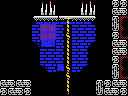

A level layout from a 2D game, rendered from its tile map. Below: a short description, then the map file with its tile-grid data intact:
An orthogonal 16x12 tile map with 8x8 px tiles, 1 tile layer (Tile Layer 1) and 8 objects (2x item, 2x breakable-right, 2x door-right, big-item, 4x4-item).

<map version="1.0" orientation="orthogonal" renderorder="right-down" width="16" height="12" tilewidth="8" tileheight="8" nextobjectid="9">
 <properties>
  <property name="down" value="hole" />
  <property name="left" value="hole" />
  <property name="up" value="hole" />
 </properties>
 <tileset firstgid="1" name="tiles" tilewidth="8" tileheight="8" tilecount="256" columns="16">
  <image source="tiles.png" width="128" height="128" />
 </tileset>
 <layer name="Tile Layer 1" width="16" height="12">
  <data encoding="csv">
1,1,1,1,1,253,131,1,1,1,253,131,1,1,165,165,
1,1,1,1,1,133,134,1,1,1,133,134,1,1,103,104,
1,1,1,1,140,255,255,138,136,255,255,139,1,1,105,126,
1,1,1,1,217,234,235,217,135,217,217,217,1,1,106,247,
1,1,1,1,233,218,219,233,132,233,233,233,1,1,165,128,
1,1,1,1,154,151,152,201,135,201,201,153,1,1,103,104,
1,1,1,1,1,217,217,217,135,217,217,1,1,1,103,104,
1,1,1,1,1,233,233,233,135,233,233,1,1,1,165,126,
1,1,1,1,1,154,201,151,132,201,153,1,1,1,105,247,
1,1,1,1,1,1,1,1,132,1,1,1,1,1,106,128,
103,104,103,104,1,1,1,1,135,1,1,1,105,165,103,104,
165,103,104,165,1,1,1,1,256,1,1,1,106,103,104,165
</data>
 </layer>
 <objectgroup name="objects">
  <object id="1" type="item" x="96" y="64" width="16" height="16" />
  <object id="2" type="item" x="56" y="0" width="16" height="16" />
  <object id="3" type="big-item" x="0" y="56" width="32" height="24" />
  <object id="4" type="breakable-right" x="112" y="16" width="16" height="24" />
  <object id="5" type="breakable-right" x="112" y="56" width="16" height="24" />
  <object id="6" type="door-right" x="112" y="16" width="16" height="24" />
  <object id="7" type="door-right" x="112" y="56" width="16" height="24" />
  <object id="8" type="4x4-item" x="0" y="48" width="32" height="32" />
 </objectgroup>
</map>
